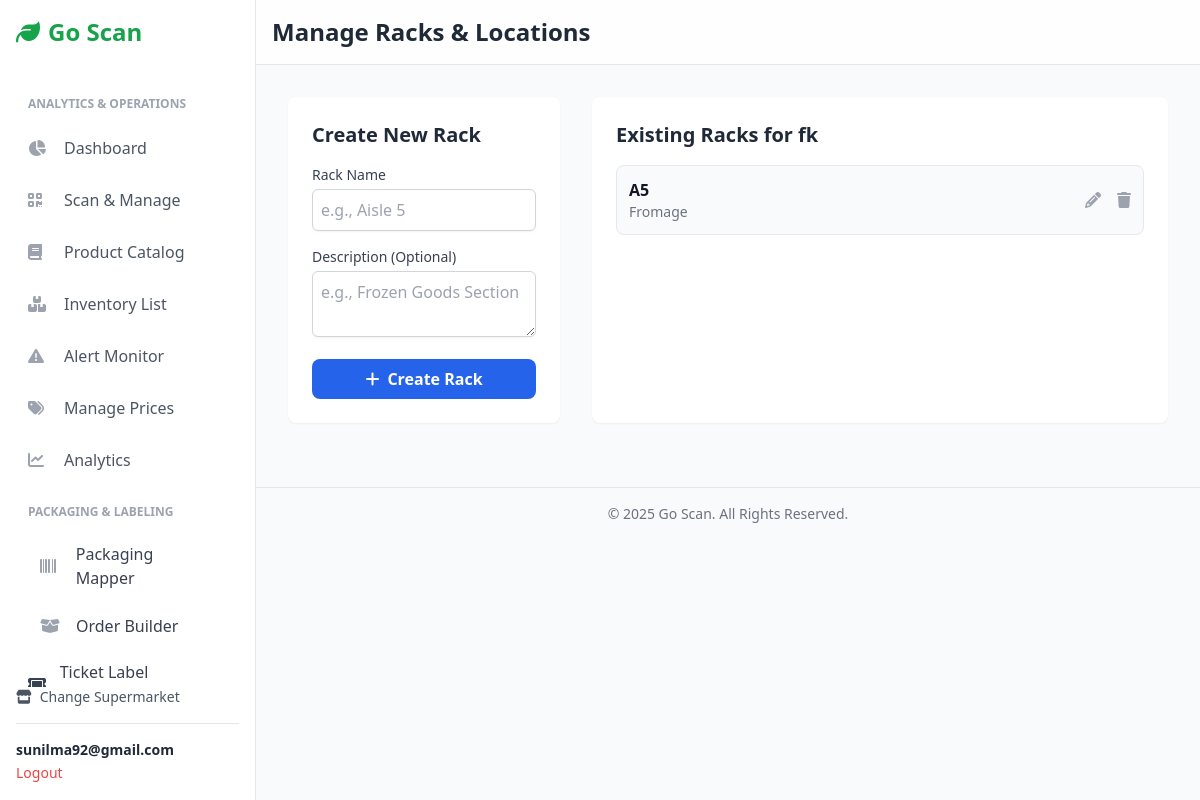
The app's page /1/racks/ (signed in) with its own data.
### users/models.py (models this page shows, shortened)
class Account(AbstractBaseUser):
    first_name = models.CharField(max_length=50)
    last_name = models.CharField(max_length=50)
    username = models.CharField(max_length=50, unique=True)
    email = models.EmailField(max_length=100, unique=True)
    phone_number = models.CharField(max_length=50, blank=True)
    date_joined = models.DateTimeField(auto_now_add=True)
    last_login = models.DateTimeField(auto_now=True)
    is_admin = models.BooleanField(default=False)
    is_staff = models.BooleanField(default=False)
    is_active = models.BooleanField(default=True)  # <-- Changed to True
    is_superuser = models.BooleanField(default=False)
    USERNAME_FIELD = 'username'
    REQUIRED_FIELDS = ['email', 'first_name', 'last_name']
    objects = MyAccountManager()

### Inventory/models.py (models this page shows, shortened)
class Supermarket(models.Model):
    owner = models.ForeignKey(settings.AUTH_USER_MODEL, on_delete=models.CASCADE, related_name='owned_supermarkets')
    name = models.CharField(max_length=200)
    description = models.TextField(blank=True, null=True, help_text="A short description of the supermarket.")
    logo = models.ImageField(upload_to='supermarket_logos/', blank=True, null=True)
    location = models.CharField(max_length=255, blank=True, null=True,
                                help_text="e.g., Street Address, City, Postal Code")
    phone_number = models.CharField(max_length=20, blank=True, null=True)
    website = models.URLField(max_length=255, blank=True, null=True)
    opening_hours = models.JSONField(blank=True, null=True,
                                     help_text="e.g., {'Monday': '09:00-20:00', 'Tuesday': '09:00-20:00'}")
    created_at = models.DateTimeField(auto_now_add=True)

class Rack(models.Model):
    supermarket = models.ForeignKey(Supermarket, on_delete=models.CASCADE, related_name='racks')
    name = models.CharField(max_length=100, unique=True)
    description = models.TextField(blank=True, null=True)
    class Meta:
        unique_together = ['supermarket', 'name']
        ordering = ['name']

### Inventory/views.py (the view)
# urls.py: path('<int:supermarket_id>/racks/', views.rack_list_create_view, name='rack_list'),
@login_required(login_url='account_login')
def rack_list_create_view(request, supermarket_id):
    supermarket = get_object_or_404(Supermarket, pk=supermarket_id, owner=request.user)
    if request.method == 'POST':
        rack_form = RackForm(request.POST)
        if rack_form.is_valid():
            try:
                rack = rack_form.save(commit=False)
                rack.supermarket = supermarket
                rack.save()
                messages.success(request, f"Rack '{rack.name}' created successfully.")
            except IntegrityError:
                messages.error(request, f"A rack with the name '{rack_form.cleaned_data['name']}' already exists.")
            return redirect('inventory:rack_list', supermarket_id=supermarket.id)
    else:
        rack_form = RackForm()
    racks = Rack.objects.filter(supermarket=supermarket).order_by('name')
    context = {
        'supermarket': supermarket,
        'racks': racks,
        'rack_form': rack_form  # Use the specific variable name
    }
    return render(request, 'inventory/management/rack_management.html', context)

### Inventory/forms.py
class RackForm(forms.ModelForm):
    class Meta:
        model = Rack
        fields = ['name', 'description']
        widgets = {
            'name': forms.TextInput(attrs={
                'class': 'mt-1 w-full p-2 border border-gray-300 rounded-md shadow-sm focus:ring-blue-500 focus:border-blue-500',
                'placeholder': 'e.g., Aisle 5',
                'required': True,
            }),
            'description': forms.Textarea(attrs={
                'class': 'mt-1 w-full p-2 border border-gray-300 rounded-md shadow-sm focus:ring-blue-500 focus:border-blue-500',
                'rows': 2,
                'placeholder': 'e.g., Frozen Goods Section'
            }),
        }

### templates/inventory/management/rack_management.html (shortened to what this page needs)
{% extends "inventory/base.html" %}
{% block header %}Manage Racks & Locations{% endblock %}
{% block content %}
<div class="max-w-4xl mx-auto">
    <div class="grid grid-cols-1 md:grid-cols-3 gap-8">
        <div class="md:col-span-1 bg-white p-6 rounded-lg shadow-sm h-fit">
            <h2 class="text-xl font-bold text-gray-800 mb-4">Create New Rack</h2>
            <form method="POST" action="{% url 'inventory:rack_list' supermarket.id %}" class="space-y-4">
                <div>
                    <label for="{{ rack_form.name.id_for_label }}" class="block text-sm font-medium text-gray-700">Rack Name</label>
                    {{ rack_form.name }}
                </div>
                <div>
                    <label for="{{ rack_form.description.id_for_label }}" class="block text-sm font-medium text-gray-700">Description (Optional)</label>
                    {{ rack_form.description }}
                </div>
                <button type="submit" class="w-full bg-blue-600 text-white font-semibold py-2 rounded-lg hover:bg-blue-700">
                    <i class="fas fa-plus mr-2"></i>Create Rack
                </button>
            </form>
        </div>
        <div class="md:col-span-2 bg-white p-6 rounded-lg shadow-sm">
            <h2 class="text-xl font-bold text-gray-800 mb-4">Existing Racks for {{ supermarket.name }}</h2>
            <div class="space-y-3">
                {% for rack in racks %}
                    <div class="p-3 border rounded-lg flex justify-between items-center bg-gray-50">
                        <div>
                            <p class="font-semibold text-gray-900">{{ rack.name }}</p>
                            <p class="text-sm text-gray-500">{{ rack.description|default:"No description" }}</p>
                        </div>
                        <div class="flex items-center gap-4">
                            <a href="{% url 'inventory:rack_edit' supermarket.id rack.id %}" class="text-gray-400 hover:text-blue-600" title="Edit Rack">
                                <i class="fas fa-pencil-alt"></i>
                            </a>
                            <form method="POST" action="{% url 'inventory:rack_delete' supermarket.id rack.id %}" onsubmit="return confirm('Are you sure? This will unassign all items in this rack.');">
                                <button type="submit" class="text-gray-400 hover:text-red-600" title="Delete Rack">
                                    <i class="fas fa-trash"></i>
                                </button>
                            </form>
                        </div>
                    </div>
                {% empty %}
                    <p class="text-gray-500 text-center py-4 text-sm">No racks created yet.</p>
                {% endfor %}
            </div>
        </div>
    </div>
</div>
{% endblock %}

### templates/inventory/base.html (shortened to what this page needs)
{% load static %}
<!DOCTYPE html>
<html lang="en">
<head>
    <script src="https://cdn.tailwindcss.com"></script>
    <link rel="stylesheet" href="https://cdnjs.cloudflare.com/ajax/libs/font-awesome/6.4.0/css/all.min.css">
</head>
<body class="bg-gray-50 font-sans">
    <aside id="sidebar" class="w-64 bg-white text-gray-800 p-4 border-r border-gray-200 fixed h-full flex flex-col z-30 md:translate-x-0">
        <div class="text-2xl font-bold text-green-600 mb-8 flex items-center">
            <i class="fas fa-leaf mr-2"></i>
            <span>Go Scan</span>
        </div>
        <nav class="space-y-1 flex-grow overflow-y-auto">
            {% if supermarket %}
                <p class="px-3 pt-4 pb-2 text-xs font-semibold text-gray-400 uppercase">Analytics & Operations</p>
                <a href="{% url 'inventory:supermarket_dashboard' supermarket.id %}" class="sidebar-link flex items-center p-3 rounded-lg text-gray-600 hover:bg-gray-200">
                    <i class="fas fa-chart-pie w-6 mr-3 text-gray-400"></i> Dashboard
                </a>
                <a href="{% url 'inventory:scan_item' supermarket.id %}" class="sidebar-link flex items-center p-3 rounded-lg text-gray-600 hover:bg-gray-200">
                    <i class="fas fa-qrcode w-6 mr-3 text-gray-400"></i> Scan & Manage
                </a>
                <a href="{% url 'inventory:product_list' supermarket.id %}" class="sidebar-link flex items-center p-3 rounded-lg text-gray-600 hover:bg-gray-200">
                    <i class="fas fa-book w-6 mr-3 text-gray-400"></i> Product Catalog
                </a>
                <a href="{% url 'inventory:inventory_list' supermarket.id %}" class="sidebar-link flex items-center p-3 rounded-lg text-gray-600 hover:bg-gray-200">
                    <i class="fas fa-boxes-stacked w-6 mr-3 text-gray-400"></i> Inventory List
                </a>
                <a href="{% url 'pricing:alert_monitor' supermarket.id %}" class="sidebar-link flex items-center p-3 rounded-lg text-gray-600 hover:bg-gray-200">
                    <i class="fas fa-triangle-exclamation w-6 mr-3 text-gray-400"></i> Alert Monitor
                </a>
                    <a href="{% url 'product_pricing:manage_product_prices' supermarket.id %}" class="sidebar-link flex items-center p-3 rounded-lg text-gray-600 hover:bg-gray-200">
                        <i class="fas fa-tags w-6 mr-3 text-gray-400"></i> Manage Prices
                    </a>
            <a href="{% url 'analytics:dashboard' supermarket.id %}"
   class="sidebar-link flex items-center p-3 rounded-lg text-gray-600 hover:bg-gray-200">
    <i class="fas fa-chart-line w-6 mr-3 text-gray-400"></i>
    <span>Analytics</span>
</a>
<p class="px-3 pt-4 pb-2 text-xs font-semibold text-gray-400 uppercase">
    Packaging & Labeling
</p>
<a href="{% url 'packaging:scan_unit' supermarket.id %}"
   class="sidebar-link flex items-center px-4 py-2.5 rounded-lg mx-2 text-gray-700 hover:bg-gray-100">
    <i class="fas fa-barcode w-6 mr-3 text-gray-400"></i>
    <span>Packaging Mapper</span>
</a>
<a href="{% url 'packaging:order_builder' supermarket.id %}"
   class="sidebar-link flex items-center px-4 py-2.5 rounded-lg mx-2 text-gray-700 hover:bg-gray-100">
    <i class="fas fa-box-open w-6 mr-3 text-gray-400"></i>
    <span>Order Builder</span>
</a>
            <a href="{% url 'ticket:ticket_list' supermarket.id %}"
           class="sidebar-link flex items-center gap-3 rounded-xl px-3 py-2 text-gray-700 hover:bg-gray-100">
            <i class="fas fa-ticket w-5"></i> Ticket Label Generator
        </a>
            {% endif %}
        </nav>
        <div class="mt-auto">
            <a href="{% url 'inventory:home' %}" class="text-sm text-gray-600 hover:text-green-600 flex items-center mb-4"><i class="fas fa-store mr-2"></i> Change Supermarket</a>
            {% if user.is_authenticated %}
            <div class="border-t pt-4">
                <p class="text-sm font-semibold truncate">{{ user.email }}</p>
                <a href="{% url 'account_logout' %}" class="text-sm text-red-500 hover:underline">Logout</a>
            </div>
            {% endif %}
        </div>
    </aside>
    <div class="flex-1 md:ml-64">
        <header class="bg-white/80 backdrop-blur-md sticky top-0 z-10 p-4 border-b border-gray-200 flex items-center justify-between">
            <h1 class="text-xl md:text-2xl font-bold text-gray-800">
                {% block header %}{% endblock %}
            </h1>
        </header>
        <main class="p-4 sm:p-6 md:p-8">
            {% block content %}{% endblock %}
        </main>
         <footer class="text-center p-4 text-sm text-gray-500 border-t mt-8">
            © {% now "Y" %} Go Scan. All Rights Reserved.
        </footer>
    </div>
</body>
</html>

### templates/inventory/base.html (style rules this page uses)
#sidebar { transition: transform 0.3s ease-in-out; }

### records on screen
Account: email "sunilma92@gmail.com"
Supermarket: name "fk"
Rack: name "A5", description "Fromage"
